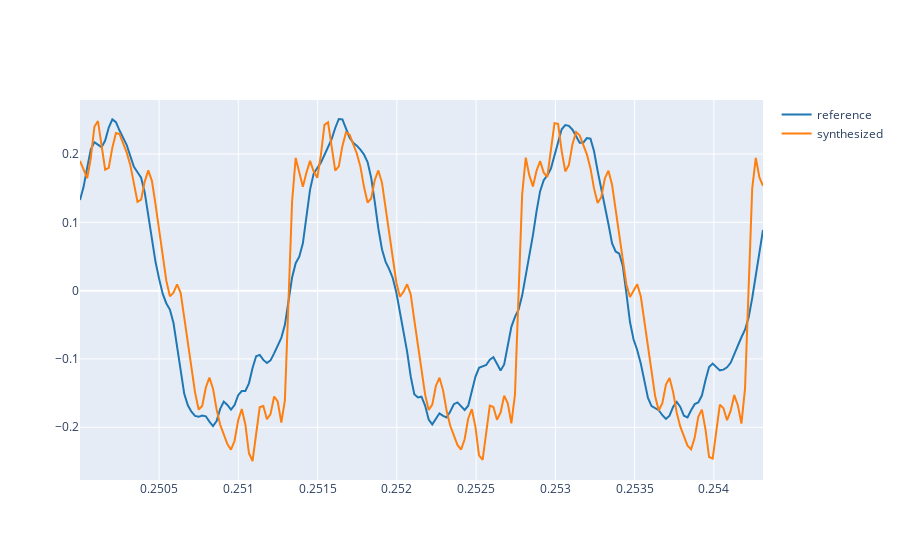

The cell this chart's notebook holds for it:
### Code cell
# Write the code here
Listak= [1,0.2952121,0.04313676,0.04313,0.0218036, 0.0259182, 0.024076,0.00309,0.04765, 0.01077,0.003986,0.00294, 0.0077,0.01865,0.02156,0.003527,0.0044697]
A = 0.25155567                      ##It's the amplitude of the reference signal
f0 = 690                  ## It's the fundamental frequency
phi = 49*np.pi/72                   
fs = 44100                          ##The sampling rate
t = np.arange(0, 4, 1.0/fs)         ##I prepare the time to calculate all the x
x=0  ##I apply a for loop to create the signal composed from the harmonics with ak defined in the list
for i in range(len(Listak)):
    x += Listak[i] * np.cos(2*np.pi*f0*t*i+ i*phi-(1-i)*np.pi/2)
x= A*x/np.amax((x))     #Finally, we normalize the amplitude applying the formula
plot_signals([ref,x],fs, startpoint, endpoint, name=["reference", "synthesized"])

### Figure 1 — Plotly figure (JSON) as saved in the notebook; plotly's stock layout.template omitted (floating-point values rounded to 4 significant figures; data arrays with more than 128 entries replaced by an {"elided": "..."} marker saying what was removed)
{"data": [{"line": {"color": "#1f77b4", "shape": "linear"}, "mode": "lines", "name": "reference", "type": "scatter", "x": {"elided": "191 float values"}, "y": {"elided": "191 float values"}}, {"line": {"color": "#ff7f0e", "shape": "linear"}, "mode": "lines", "name": "synthesized", "type": "scatter", "x": {"elided": "191 float values"}, "y": {"elided": "191 float values"}}], "layout": {}}
